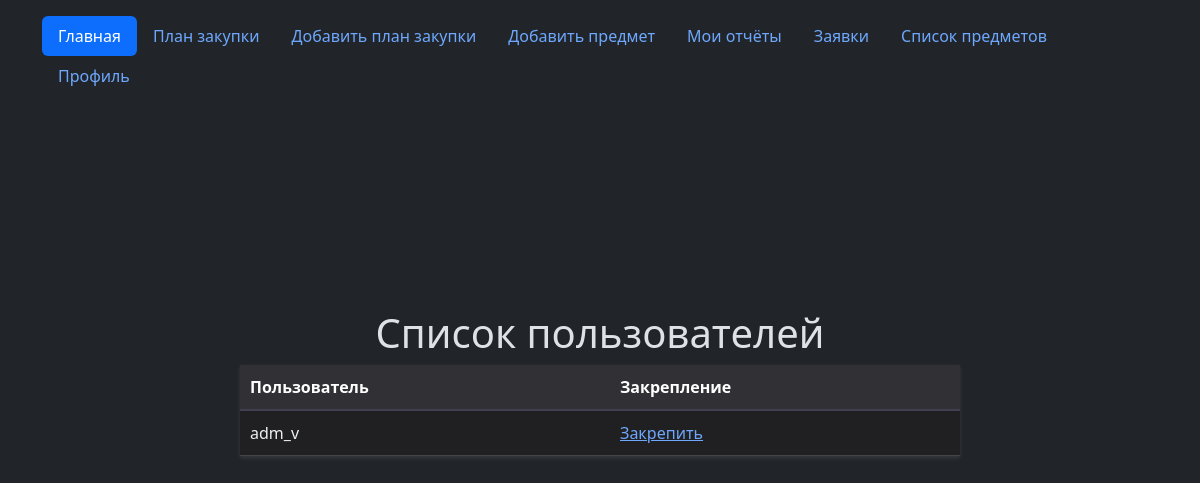
The page /all_items/1/fix_user (signed in) on the database as committed earlier.
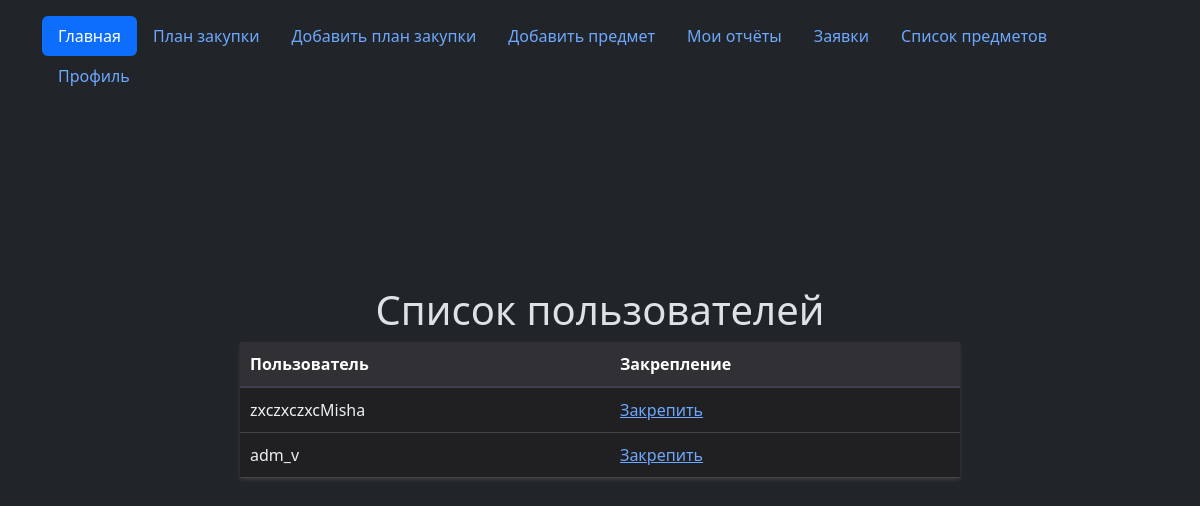
The same page on the database as committed later.
### tables this page shows
CREATE TABLE users (
id INTEGER PRIMARY KEY AUTOINCREMENT,
name text NOT NULL,
email text NOT NULL,
psw text NOT NULL,
time integer NOT NULL
);

### flsite.py (the view)
@app.route("/all_items/<int:id_item>/fix_user")
@login_required
def fix_user(id_item):
    check_role()
    return render_template("fix_user.html", id_item=id_item, all_users=dbase.getAllUsers(), role=now_role)

### FDataBase.py (called while the page is built)
    def get_email(self, user_id):
        try:
            self.__cur.execute(f"SELECT email FROM users WHERE id = {user_id} LIMIT 1")
            res = self.__cur.fetchone()[0]
            if res:
                return res
        except sqlite3.Error as e:
            print("Ошибка получения имени пользователя из БД " + str(e))
        return (False, False)

    def getUser(self, user_id):
        try:
            self.__cur.execute(f"SELECT * FROM users WHERE id = '{user_id}' LIMIT 1")
            res = self.__cur.fetchone()
            if not res:
                print("Пользователь не найден")
                return False
            return res
        except sqlite3.Error as e:
            print("Ошибка получения данных из БД " + str(e))
        return False

    def getAllUsers(self):
        try:
            self.__cur.execute(f"SELECT id, name FROM users ORDER BY name DESC")
            res = self.__cur.fetchall()
            if res: return res
        except sqlite3.Error as e:
            print("Ошибка получения пользователей из БД " + str(e))

### UserLogin.py (called while the page is built)
    def fromDB(self, user_id, db):
        self.__user = db.getUser(user_id)
        return self

### templates/fix_user.html (shortened to what this page needs)
{% extends "base.html" %}
{% block body %}
    <h1>Список пользователей</h1>
    <table>
        <thead>
            <tr>
                <th>Пользователь</th>
                <th>Закрепление</th>
            </tr>
        </thead>
        <tbody>
            {% for p in all_users %}
                <tr>
                    <td>{{ p[1] }}</td>
                    <td><a href="/all_items/{{ id_item }}/{{ p[0] }}/fix">Закрепить</a></td>
                </tr>
            {% endfor %}
        </tbody>
    </table>
{% endblock %}

Rows that differ between the two databases and show on the page:
added users: name "zxczxczxcMisha"
